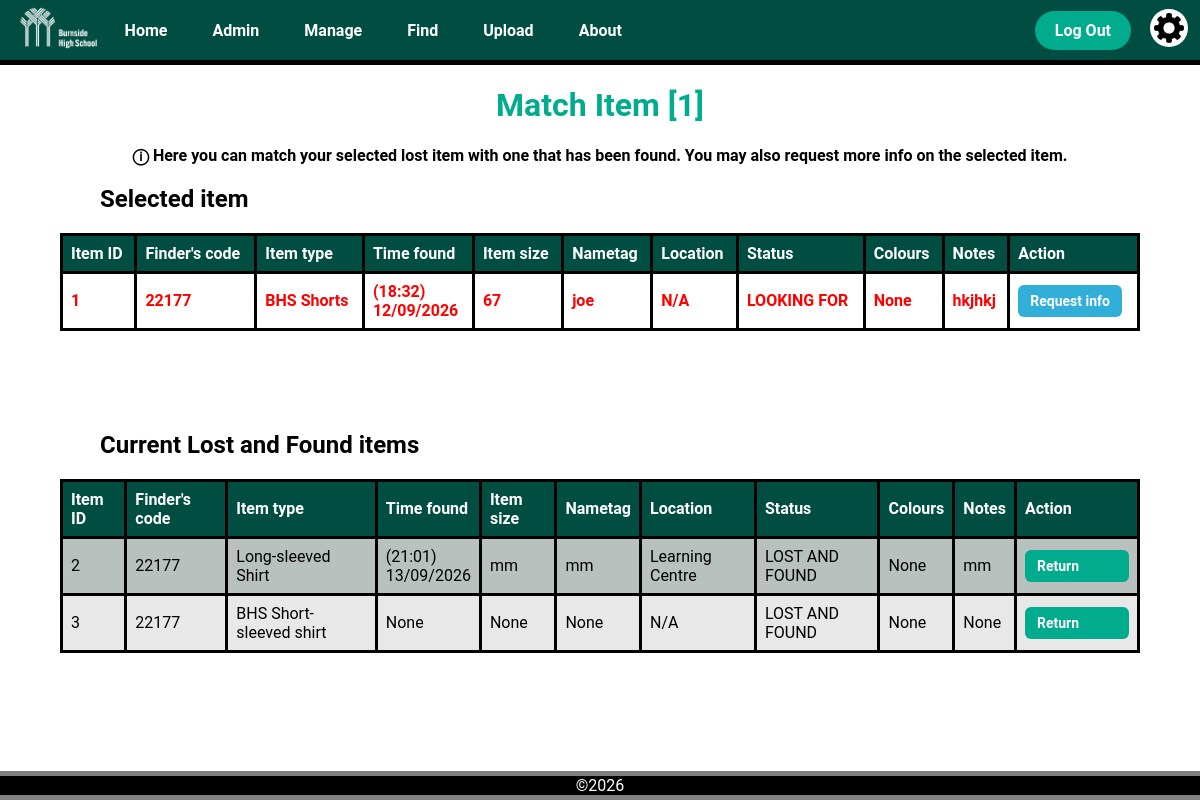
The page /item/1/match (signed in) on the database its author committed.
### app.py (models this page shows)
class LostItem(db.Model):
    __tablename__ = 'lost_item'
    item_id = db.Column(db.Integer, primary_key=True)
    finder_id = db.Column(db.String(6), db.ForeignKey('user.user_id'))
    type_id = db.Column('item_type', db.Integer, db.ForeignKey('item_type.type_id'))
    time_found = db.Column(db.String(50))
    size = db.Column(db.String(50))
    nametag = db.Column(db.String(50))
    location = db.Column(db.Integer, db.ForeignKey('location.location_id'))
    status = db.Column(db.String(50))
    notes = db.Column(db.String(50))
    type = db.relationship('ItemType', backref='lost_items')
    place = db.relationship('Location', backref='lost_items')
    colours = db.relationship('Colour', secondary='lostitem_colour', backref='lost_items')
    @property
    def item_type(self):
        return self.type.name if self.type else None

class ItemType(db.Model):
    __tablename__ = 'item_type'
    type_id = db.Column(db.Integer, primary_key=True)
    name = db.Column(db.String(50))

class Location(db.Model):
    __tablename__ = 'location'
    location_id = db.Column(db.Integer, primary_key=True)
    name = db.Column(db.String(50))

### app.py (the view)
@app.route('/item/<int:item_id>/match', methods=['POST', 'GET'])
@login_required
def match(item_id):
    if current_user.clearance > 1:   # Clearance check, Admins only
        return render_template('error.html',
                               title='Access Forbidden',
                               error_title='Forbidden',
                               error_message='You do not have permission to access this page')
    current_item = LostItem.query.filter_by(item_id=item_id).first_or_404()
    if current_item.status != 'LOOKING FOR':
        abort(404)
    lost_and_found_items = LostItem.query.filter_by(status='LOST AND FOUND').all()
    return render_template('match.html',
                           title='Match',
                           current_item=current_item,
                           lost_and_found_items=lost_and_found_items,
                           item_id=item_id)

### app.py (called while the page is built)
@login_manager.user_loader
def load_user(user_id):
    return User.query.get(int(user_id))

@app.context_processor
def inject_variables():
    return dict(show_footer=True,
                logged_in=current_user.is_authenticated,
                current_user_clearance=session.get('clearance'),
                min_time="2026-01-01T00:00",
                current_time=datetime.now().strftime("%Y-%m-%dT%H:%M")
                )

@app.before_request
def before_request():
    if request.endpoint in ['logout', 'static']:
        return
    if current_user.is_authenticated is True and current_user.clearance == 3:
        return render_template("error.html",
                               title="Forbidden",
                               error_title="Your account has been disabled",
                               error_message="Please contact an administrator")

### templates/match.html (shortened to what this page needs)
{% extends "layout.html" %}
{% block content %}
<h1 class="title">
    Match Item [{{current_item.item_id}}]
</h1>
<div class="info_text">
  <p>ⓘ Here you can match your selected lost item with one that has been found. You may also request more info on the selected item.</p>
</div>
<table class="item_info_table">
    <h2 class="sub_heading">Selected item</h2>
    <tr>
      <th class="item_info_header">Item ID</th>
      <th class="item_info_header">Finder's code</th>
      <th class="item_info_header">Item type</th>
      <th class="item_info_header">Time found</th>
      <th class="item_info_header">Item size</th>
      <th class="item_info_header">Nametag</th>
      <th class="item_info_header">Location</th>
      <th class="item_info_header">Status</th>
      <th class="item_info_header">Colours</th>
      <th class="item_info_header">Notes</th>
      <th class="item_info_header">Action</th>
    </tr>
    <tr class="item_info_row" style="background-color: white; color: red; font-weight: bold;">
      <td>{{current_item.item_id}}</td>
      <td>{{current_item.finder_id}}</td>
      <td>{{current_item.item_type}}</td>
      <td>
        {% if current_item.time_found is not none %}
          ({{ current_item.time_found[11:16] }})<br>{{ current_item.time_found[8:10] }}/{{ current_item.time_found[5:7] }}/{{ current_item.time_found[0:4] }}
        {% else %}
          {{current_item.time_found}}
        {% endif %}
      </td>
      <td>{{current_item.size}}</td>
      <td>{{current_item.nametag}}</td>
      <td>{{current_item.place.name}}</td>
      <td>{{current_item.status}}</td>
      <td>
        {% if colour_names %}
            {% for colour in colour_names %}
              {{ colour }},
            {% endfor %}
        {% else %}
          None
        {% endif %}
      </td>
      <td>{{current_item.notes}}</td>
      <td class="edit_item_button">
        <a class="edit_button" href="/request_info/{{current_item.item_id}}">Request info</a>
      </td>
    </tr>
</table>
<table class="item_info_table">
  <h2 class="sub_heading">Current Lost and Found items</h2>
    <tr>
      <th class="item_info_header">Item ID</th>
      <th class="item_info_header">Finder's code</th>
      <th class="item_info_header">Item type</th>
      <th class="item_info_header">Time found</th>
      <th class="item_info_header">Item size</th>
      <th class="item_info_header">Nametag</th>
      <th class="item_info_header">Location</th>
      <th class="item_info_header">Status</th>
      <th class="item_info_header">Colours</th>
      <th class="item_info_header">Notes</th>
      <th class="item_info_header">Action</th>
    </tr>
    {% for item in lost_and_found_items %}
    <tr class="item_info_row">
      <td>{{item.item_id}}</td>
      <td>{{item.finder_id}}</td>
      <td>{{item.item_type}}</td>
      <td>
        {% if item.time_found is not none %}
          ({{ item.time_found[11:16] }})<br>{{ item.time_found[8:10] }}/{{ item.time_found[5:7] }}/{{ item.time_found[0:4] }}
        {% else %}
          {{item.time_found}}
        {% endif %}
      </td>
      <td>{{item.size}}</td>
      <td>{{item.nametag}}</td>
      <td>{{item.place.name}}</td>
      <td>{{item.status}}</td>
            <td>
        {% if item.colour_names %}
            {% for colour in item.colour_names %}
              {{ colour }},
            {% endfor %}
        {% else %}
          None
        {% endif %}
      </td>
      <td>{{item.notes}}</td>
      <td class="edit_item_button">
        <a class="match_button" href="/return_item/{{item_id}}/{{item.item_id}}">Return</a>
      </td>
    </tr>
    {% endfor %}
</table>
{% endblock %}

### static/css/style.css (style rules this page uses)
body { background-color: white; font-family: "Roboto", sans-serif; margin: 0; padding: 0; color: black; min-height: 100vh; display: flex; flex-direction: column; }
.title { text-align: center; color: var(--bhs_turquoise); }
:root { --bhs_dark_green: #004e42; --dark-emerald: #0b6e4fff; --bhs_turquoise: #00ab8e; --soft-fawn: #ddb771ff; --transition-time: 0.3s; }
.edit_item_button { text-align: center; vertical-align: middle; padding: 10px; }
.edit_item_button a { display: inline-block; width: 80px; padding: 8px 12px; margin: 3px 0; border-radius: 6px; text-decoration: none; font-size: 14px; font-weight: 600; transition: 0.2s ease; }
.match_button { background-color: var(--bhs_turquoise); color: white; }
.edit_button { background-color: rgb(49, 175, 217); color: white; }
.info_text { text-align: center; }
.info_text p { text-align: center; font-weight: bold; }
.sub_heading { text-align: left; color: black; margin-left: 100px; }
.item_info_table { border-collapse: collapse; width: 90%; margin: 0 auto 100px auto; text-align: left; color: black; border: 3px solid black; }
.item_info_table th { border: 3px solid black; text-align: left; padding: 8px; color: white; }
.item_info_table td { border: 3px solid black; text-align: left; padding: 8px; }
.item_info_header { background-color: var(--bhs_dark_green); }
.item_info_row:nth-child(odd) { background-color: rgb(233, 232, 232); }
.item_info_row:nth-child(even) { background-color: rgb(184, 193, 189); }

### rows shown on the page
LostItem: item_id "1", finder_id "22177", time_found "18:32", time_found "12", time_found "09", time_found "2026", size "67", nametag "joe", status "LOOKING FOR", notes "hkjhkj"
ItemType: item_type "BHS Shorts"
Location: place.name "N/A"
LostItem: item_id "2", finder_id "22177", item_type "Long-sleeved Shirt", time_found "21:01", time_found "13", time_found "09", time_found "2026", size "mm", nametag "mm", place.name "Learning Centre", status "LOST AND FOUND", notes "mm"
LostItem: item_id "3", finder_id "22177", item_type "BHS Short-sleeved shirt", time_found "None", size "None", nametag "None", place.name "N/A", status "LOST AND FOUND", notes "None"
